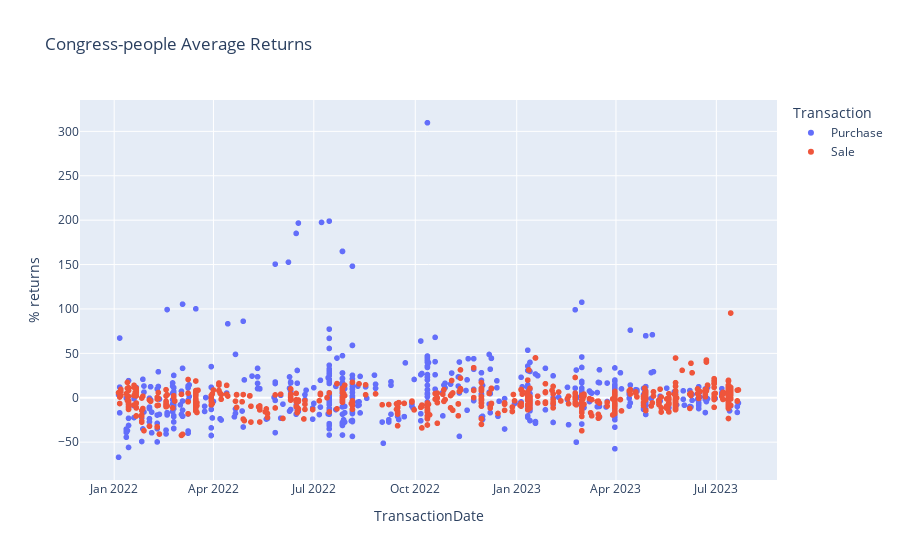

This figure's notebook cell:
### Code cell
import plotly.express as px

fig = px.scatter(summary_df, title ='Congress-people Average Returns', 
y='% returns',
x = 'TransactionDate',
height= 500,
color ='Transaction' )
fig.show()

### Figure 1 — Plotly figure (JSON) as saved in the notebook; plotly's stock layout.template omitted (floating-point values rounded to 4 significant figures; data arrays with more than 128 entries replaced by an {"elided": "..."} marker saying what was removed)
{"data": [{"hovertemplate": "Transaction=Purchase<br>TransactionDate=%{x}<br>% returns=%{y}<extra></extra>", "legendgroup": "Purchase", "marker": {"color": "#636efa", "symbol": "circle"}, "mode": "markers", "name": "Purchase", "showlegend": true, "type": "scattergl", "x": {"elided": "621 str values"}, "xaxis": "x", "y": {"elided": "621 float values"}, "yaxis": "y"}, {"hovertemplate": "Transaction=Sale<br>TransactionDate=%{x}<br>% returns=%{y}<extra></extra>", "legendgroup": "Sale", "marker": {"color": "#EF553B", "symbol": "circle"}, "mode": "markers", "name": "Sale", "showlegend": true, "type": "scattergl", "x": {"elided": "820 str values"}, "xaxis": "x", "y": {"elided": "820 float values"}, "yaxis": "y"}], "layout": {"autosize": true, "legend": {"title": {"text": "Transaction"}, "tracegroupgap": 0}, "title": {"text": "Congress-people Average Returns"}, "xaxis": {"anchor": "y", "autorange": true, "domain": [0, 1], "range": ["2021-11-30 23:43:41.3592", "2023-08-25 00:16:18.6408"], "title": {"text": "TransactionDate"}, "type": "date"}, "yaxis": {"anchor": "x", "autorange": true, "domain": [0, 1], "range": [-93.53, 336.2], "title": {"text": "% returns"}, "type": "linear"}}}
